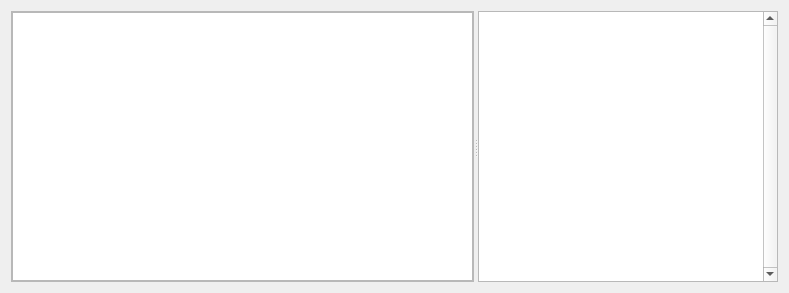
<?xml version="1.0" encoding="UTF-8"?>
<ui version="4.0">
 <class>PlotWidget</class>
 <widget class="QWidget" name="PlotWidget">
  <property name="geometry">
   <rect>
    <x>0</x>
    <y>0</y>
    <width>789</width>
    <height>293</height>
   </rect>
  </property>
  <property name="sizePolicy">
   <sizepolicy hsizetype="Ignored" vsizetype="Ignored">
    <horstretch>0</horstretch>
    <verstretch>0</verstretch>
   </sizepolicy>
  </property>
  <property name="windowTitle">
   <string>Form</string>
  </property>
  <property name="styleSheet">
   <string notr="true"/>
  </property>
  <layout class="QHBoxLayout" name="horizontalLayout">
   <item>
    <widget class="QSplitter" name="splitter">
     <property name="sizePolicy">
      <sizepolicy hsizetype="Expanding" vsizetype="Expanding">
       <horstretch>0</horstretch>
       <verstretch>0</verstretch>
      </sizepolicy>
     </property>
     <property name="orientation">
      <enum>Qt::Horizontal</enum>
     </property>
     <widget class="QScrollArea" name="scrollArea_2">
      <property name="autoFillBackground">
       <bool>true</bool>
      </property>
      <property name="widgetResizable">
       <bool>true</bool>
      </property>
      <widget class="QWidget" name="scrollAreaWidgetContents_2">
       <property name="geometry">
        <rect>
         <x>0</x>
         <y>0</y>
         <width>215</width>
         <height>267</height>
        </rect>
       </property>
       <layout class="QVBoxLayout" name="verticalLayout">
        <property name="leftMargin">
         <number>0</number>
        </property>
        <property name="topMargin">
         <number>0</number>
        </property>
        <property name="rightMargin">
         <number>0</number>
        </property>
        <property name="bottomMargin">
         <number>0</number>
        </property>
        <item>
         <widget class="QTextEdit" name="entityDescription">
          <property name="undoRedoEnabled">
           <bool>false</bool>
          </property>
          <property name="readOnly">
           <bool>true</bool>
          </property>
         </widget>
        </item>
       </layout>
      </widget>
     </widget>
     <widget class="QScrollArea" name="scrollArea">
      <property name="sizePolicy">
       <sizepolicy hsizetype="Expanding" vsizetype="Expanding">
        <horstretch>0</horstretch>
        <verstretch>0</verstretch>
       </sizepolicy>
      </property>
      <property name="minimumSize">
       <size>
        <width>300</width>
        <height>50</height>
       </size>
      </property>
      <property name="verticalScrollBarPolicy">
       <enum>Qt::ScrollBarAlwaysOn</enum>
      </property>
      <property name="horizontalScrollBarPolicy">
       <enum>Qt::ScrollBarAsNeeded</enum>
      </property>
      <property name="widgetResizable">
       <bool>true</bool>
      </property>
      <widget class="QWidget" name="scrollAreaWidgetContents">
       <property name="geometry">
        <rect>
         <x>0</x>
         <y>0</y>
         <width>523</width>
         <height>267</height>
        </rect>
       </property>
       <property name="sizePolicy">
        <sizepolicy hsizetype="Expanding" vsizetype="Expanding">
         <horstretch>0</horstretch>
         <verstretch>0</verstretch>
        </sizepolicy>
       </property>
       <property name="baseSize">
        <size>
         <width>0</width>
         <height>0</height>
        </size>
       </property>
       <property name="layoutDirection">
        <enum>Qt::LeftToRight</enum>
       </property>
       <property name="styleSheet">
        <string notr="true">background-color:rgb(255, 255, 255)</string>
       </property>
       <layout class="QVBoxLayout" name="verticalLayout_2">
        <property name="leftMargin">
         <number>0</number>
        </property>
        <property name="topMargin">
         <number>0</number>
        </property>
        <property name="rightMargin">
         <number>0</number>
        </property>
        <property name="bottomMargin">
         <number>0</number>
        </property>
       </layout>
      </widget>
     </widget>     
    </widget>
   </item>
  </layout>
 </widget>
 <resources/>
 <connections/>
</ui>
